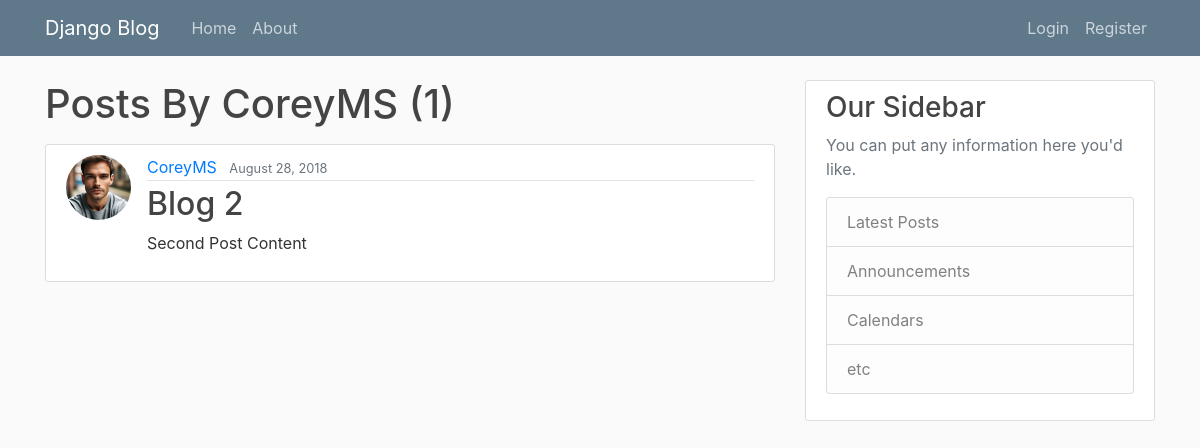
The app's page /user/CoreyMS with its own data.
### blog/models.py (models this page shows, shortened)
class Post(models.Model):
    title = models.CharField(max_length=100)
    content = models.TextField()
    date_posted = models.DateTimeField(default=timezone.now)
    author = models.ForeignKey(User, on_delete=models.CASCADE)

### users/models.py (models this page shows, shortened)
class Profile(models.Model):
    user = models.OneToOneField(User, on_delete=models.CASCADE)
    image = models.ImageField(default="default.jpg", upload_to="profile_pics")

### blog/views.py (the view)
# urls.py: path('user/<str:username>', UserPostListView.as_view(), name='user-posts'),
class UserPostListView(ListView):
    model = Post
    template_name = "blog/user_posts.html"
    context_object_name = "posts"
    ordering = ["-date_posted"]
    paginate_by = 2
    def get_queryset(self):
        user = get_object_or_404(User, username=self.kwargs.get("username"))
        return Post.objects.filter(author=user).order_by("-date_posted")

### blog/templates/blog/user_posts.html (shortened to what this page needs)
{% extends "blog/base.html" %}
{% block content %}
    <h1 class="mb-3">Posts By {{view.kwargs.username}} ({{ page_obj.paginator.count }})</h1>
    {% for post in posts %}
        <article class="media content-section">
          <img src="{{ post.author.profile.image.url }}" class="rounded-circle article-img" alt="">
          <div class="media-body">
            <div class="article-metadata">
              <a class="mr-2" href="{% url 'user-posts' post.author.username %}">{{ post.author }}</a>
              <small class="text-muted">{{ post.date_posted|date:"F d, Y" }}</small>
            </div>
            <h2><a class="article-title" href="{% url 'post-detail' post.id %}">{{ post.title }}</a></h2>
            <p class="article-content">{{ post.content }}</p>
          </div>
        </article>
    {% endfor %}
{% endblock content %}

### blog/static/blog/main.css (style rules this page uses)
body { background: #fafafa; color: #333333; margin-top: 5rem; }
h1, h2, h3, h4, h5, h6 { color: #444444; }
.content-section { background: #ffffff; padding: 10px 20px; border: 1px solid #dddddd; border-radius: 3px; margin-bottom: 20px; }
.article-title { color: #444444; }
.article-content { white-space: pre-line; }
.article-img { height: 65px; width: 65px; margin-right: 16px; }
.article-metadata { padding-bottom: 1px; margin-bottom: 4px; border-bottom: 1px solid #e3e3e3 }

### records on screen
Post: author.profile.image (picture), author "CoreyMS", date_posted "August 28, 2018", title "Blog 2", content "Second Post Content"

### other values on screen
{{ view.kwargs.username }} "CoreyMS"
{{ page_obj.paginator.count }} "1"
